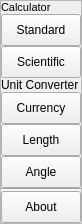
       <widget class="QFrame" name="leftMenuBar">
        <property name="sizePolicy">
         <sizepolicy hsizetype="Fixed" vsizetype="Preferred">
          <horstretch>0</horstretch>
          <verstretch>0</verstretch>
         </sizepolicy>
        </property>
        <property name="minimumSize">
         <size>
          <width>0</width>
          <height>0</height>
         </size>
        </property>
        <property name="maximumSize">
         <size>
          <width>0</width>
          <height>16777215</height>
         </size>
        </property>
        <property name="frameShape">
         <enum>QFrame::StyledPanel</enum>
        </property>
        <property name="frameShadow">
         <enum>QFrame::Raised</enum>
        </property>
        <layout class="QVBoxLayout" name="verticalLayout_2">
         <property name="spacing">
          <number>0</number>
         </property>
         <property name="leftMargin">
          <number>0</number>
         </property>
         <property name="topMargin">
          <number>0</number>
         </property>
         <property name="rightMargin">
          <number>0</number>
         </property>
         <property name="bottomMargin">
          <number>0</number>
         </property>
         <item>
          <widget class="QLabel" name="labelSub_calc">
           <property name="sizePolicy">
            <sizepolicy hsizetype="Preferred" vsizetype="Maximum">
             <horstretch>0</horstretch>
             <verstretch>0</verstretch>
            </sizepolicy>
           </property>
           <property name="font">
            <font>
             <pointsize>8</pointsize>
             <weight>50</weight>
             <bold>false</bold>
            </font>
           </property>
           <property name="text">
            <string>Calculator</string>
           </property>
           <property name="subTitle" stdset="0">
            <bool>true</bool>
           </property>
          </widget>
         </item>
         <item>
          <widget class="QPushButton" name="btnStdCalc">
           <property name="minimumSize">
            <size>
             <width>0</width>
             <height>32</height>
            </size>
           </property>
           <property name="text">
            <string>Standard</string>
           </property>
           <property name="menu" stdset="0">
            <bool>true</bool>
           </property>
          </widget>
         </item>
         <item>
          <widget class="QPushButton" name="btnSciCalc">
           <property name="minimumSize">
            <size>
             <width>0</width>
             <height>32</height>
            </size>
           </property>
           <property name="text">
            <string>Scientific</string>
           </property>
           <property name="menu" stdset="0">
            <bool>true</bool>
           </property>
          </widget>
         </item>
         <item>
          <widget class="QLabel" name="labelSub_unitConv">
           <property name="sizePolicy">
            <sizepolicy hsizetype="Preferred" vsizetype="Maximum">
             <horstretch>0</horstretch>
             <verstretch>0</verstretch>
            </sizepolicy>
           </property>
           <property name="font">
            <font>
             <weight>50</weight>
             <bold>false</bold>
            </font>
           </property>
           <property name="text">
            <string>Unit Converter</string>
           </property>
           <property name="subTitle" stdset="0">
            <bool>true</bool>
           </property>
          </widget>
         </item>
         <item>
          <widget class="QPushButton" name="btnCurrency">
           <property name="minimumSize">
            <size>
             <width>0</width>
             <height>32</height>
            </size>
           </property>
           <property name="text">
            <string>Currency</string>
           </property>
           <property name="menu" stdset="0">
            <bool>true</bool>
           </property>
          </widget>
         </item>
         <item>
          <widget class="QPushButton" name="btnLen">
           <property name="minimumSize">
            <size>
             <width>0</width>
             <height>32</height>
            </size>
           </property>
           <property name="text">
            <string>Length</string>
           </property>
           <property name="menu" stdset="0">
            <bool>true</bool>
           </property>
          </widget>
         </item>
         <item>
          <widget class="QPushButton" name="btnAngle">
           <property name="minimumSize">
            <size>
             <width>0</width>
             <height>32</height>
            </size>
           </property>
           <property name="text">
            <string>Angle</string>
           </property>
           <property name="menu" stdset="0">
            <bool>true</bool>
           </property>
          </widget>
         </item>
         <item>
          <widget class="Line" name="line">
           <property name="orientation">
            <enum>Qt::Horizontal</enum>
           </property>
          </widget>
         </item>
         <item>
          <widget class="QPushButton" name="btnAbout">
           <property name="sizePolicy">
            <sizepolicy hsizetype="Expanding" vsizetype="Fixed">
             <horstretch>0</horstretch>
             <verstretch>0</verstretch>
            </sizepolicy>
           </property>
           <property name="minimumSize">
            <size>
             <width>0</width>
             <height>32</height>
            </size>
           </property>
           <property name="maximumSize">
            <size>
             <width>16777215</width>
             <height>16777215</height>
            </size>
           </property>
           <property name="text">
            <string>About</string>
           </property>
           <property name="menu" stdset="0">
            <bool>true</bool>
           </property>
          </widget>
         </item>
         <item>
          <widget class="QFrame" name="frame_left">
           <property name="sizePolicy">
            <sizepolicy hsizetype="Expanding" vsizetype="Preferred">
             <horstretch>0</horstretch>
             <verstretch>0</verstretch>
            </sizepolicy>
           </property>
           <property name="maximumSize">
            <size>
             <width>16777215</width>
             <height>16777215</height>
            </size>
           </property>
           <property name="frameShape">
            <enum>QFrame::StyledPanel</enum>
           </property>
           <property name="frameShadow">
            <enum>QFrame::Raised</enum>
           </property>
          </widget>
         </item>
        </layout>
       </widget>
